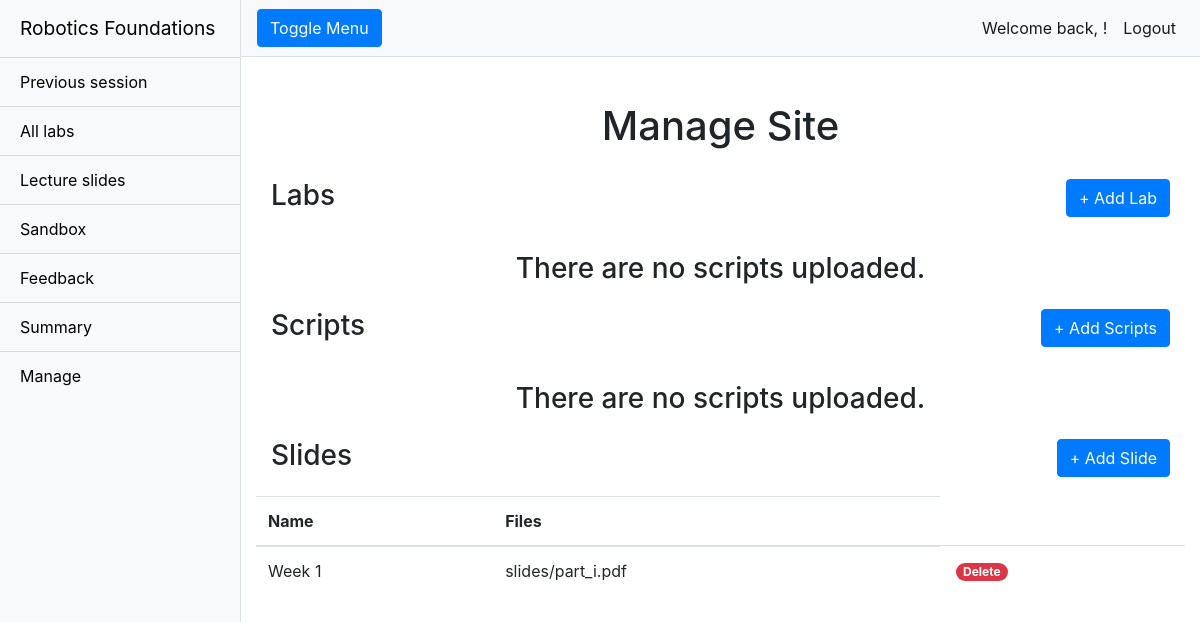
Before: /rfwa/managev2/ (signed in) with the older database file.
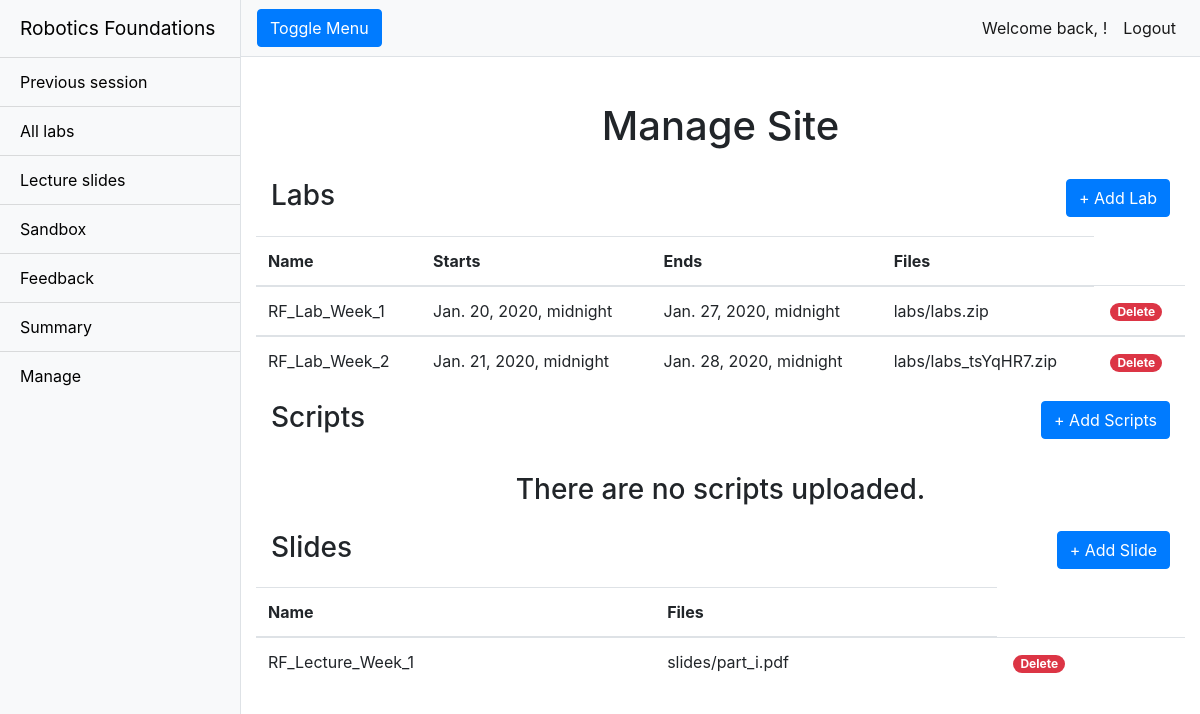
After: the same page with the newer database file.
### rfwa/models.py (models this page shows, shortened)
class Slide(models.Model):
    name = models.CharField(max_length = 128)
    lecture_Files = models.FileField(upload_to='slides/')
    slug = models.SlugField(primary_key = True, blank = True)

class Lab(models.Model):
    name = models.CharField(max_length = 128)
    description = models.TextField(max_length = 2048)
    open_Date = models.DateTimeField()
    close_Date = models.DateTimeField()
    lab_Files = models.FileField(upload_to='labs/')
    slug = models.SlugField(primary_key = True, blank = True)

### rfwa/views.py (the view)
# urls.py: path('managev2/', views.manage, name='manage'),
def manage(request):
    if request.user.is_superuser:
        labs = Lab.objects.order_by('open_Date')
        scripts = Script.objects.order_by('name')
        slides = Slide.objects.order_by('name')
        context_dict = {'labs':labs, 'scripts':scripts, 'slides':slides}
        return render(request, "rfwa/managev2.html", context_dict)
    else:
        return redirect("index")

### templates/rfwa/managev2.html (shortened to what this page needs)
{% extends "rfwa/base.html" %}
{% load static %}
{% block body_block %}
{% if user.is_superuser %}
<div class="container-fluid">
    <div class="row">
        <h1 class="col-12 text-center mt-4">Manage Site</h1>
    </div>
    <div class="table-group">
        <div class="title-group">
            <h1 class="col-12 text-left table-header">Labs
                <a class="rightside" href="{% url 'add_lab'%}"><button type="button" class="btn btn-primary">+ Add
                        Lab</button></a>
            </h1>
        </div>
        <table class="table table-hover">
            {% if labs %}
            <thead>
                <tr>
                    <th scope="col">Name</th>
                    <th scope="col">Starts</th>
                    <th scope="col">Ends</th>
                    <th scope="col">Files</th>
                </tr>
            </thead>
            {% for lab in labs %}
            <tbody>
                <tr>
                    <td>{{lab.name}}</td>
                    <td>{{lab.open_Date}}</td>
                    <td>{{lab.close_Date}}</td>
                    <td>{{lab.lab_Files}}</td>
                    <td><a class="btn-link text-white badge badge-danger badge-pill ml-1"
                        href="/rfwa/delete_lab/{{ lab.slug }}"
                        onclick="return confirm('Are you sure you wish to delete {{ lab.name }}?')">Delete</a></td>
                </tr>
            </tbody>
            {% endfor %}
            {% else %}
            <h3 class="text-center mt-3">There are no scripts uploaded.</h3>
            {% endif %}
        </table>
    </div>
    <div class="table-group">
        <div class="title-group">
            <h1 class="col-12 text-left table-header">Scripts
                <a class="rightside" href="{% url 'add_script'%}"><button type="button" class="btn btn-primary">+ Add
                        Scripts</button></a>
            </h1>
        </div>
        <table class="table table-hover">
            {% if scripts %}
            <thead>
                <tr>
                    <th scope="col">Name</th>
                    <th scope="col">Files</th>
                </tr>
            </thead>
            {% for script in scripts %}
            <tbody>
                <tr>
                    <td>{{script.name}}</td>
                    <td>{{script.script_Files}}</td>
                    <td><a class="btn-link text-white badge badge-danger badge-pill ml-1"
                        href="/rfwa/delete_lab/{{ lab.slug }}"
                        onclick="return confirm('Are you sure you wish to delete {{ lab.name }}?')">Delete</a></td>
                </tr>
            </tbody>
            {% endfor %}
            {% else %}
            <h3 class="text-center mt-3">There are no scripts uploaded.</h3>
            {% endif %}
        </table>
    </div>
    <div class="table-group">
        <div class="title-group">
            <h1 class="col-12 text-left table-header">Slides
                <a class="rightside" href="{% url 'add_slide'%}"><button type="button" class="btn btn-primary">+ Add
                        Slide</button></a>
            </h1>
        </div>
        <table class="table table-hover">
            {% if slides %}
            <thead>
                <tr>
                    <th scope="col">Name</th>
                    <th scope="col">Files</th>
                </tr>
            </thead>
            {% for slide in slides %}
            <tbody>
                <tr>
                    <td>{{slide.name}}</td>
                    <td>{{slide.lecture_Files}}</td>
                    <td><a class="btn-link text-white badge badge-danger badge-pill ml-1"
                        href="/rfwa/delete_lab/{{ lab.slug }}"
                        onclick="return confirm('Are you sure you wish to delete {{ lab.name }}?')">Delete</a></td>
                </tr>
            </tbody>
            {% endfor %}
            {% else %}
            <h3 class="text-center mt-3">There are no slides uploaded.</h3>
            {% endif %}
        </table>
    </div>
</div>
{% endif %}
{% endblock %}

### templates/rfwa/base.html (shortened to what this page needs)
<!DOCTYPE html>
{% load staticfiles %}
<html lang="en">
<head>
    <link href="{% static 'vendor/bootstrap/css/bootstrap.min.css' %}" rel="stylesheet">
    <link href="{% static 'css/simple-sidebar.css' %}" rel="stylesheet">
    <link href="{% static 'css/override.css' %}" rel="stylesheet">
</head>
<body>
    {% if user.is_authenticated %}
    <div class="d-flex" id="wrapper">
        <div class="bg-light border-right" id="sidebar-wrapper">
            <div class="sidebar-heading">Robotics Foundations </div>
            <div class="list-group list-group-flush">
                <a href="/rfwa/devpage/" class="list-group-item list-group-item-action bg-light">Previous
                    session</a>
                <a href="/rfwa/alllabs/" class="list-group-item list-group-item-action bg-light">All labs</a>
                <a href="/rfwa/lectureslides/" class="list-group-item list-group-item-action bg-light">Lecture
                    slides</a>
                <a href="/rfwa/sandbox/" class="list-group-item list-group-item-action bg-light">Sandbox</a>
                <a href="/rfwa/feedback/" class="list-group-item list-group-item-action bg-light">Feedback</a>
                <a href="/rfwa/summary/" class="list-group-item list-group-item-action bg-light">Summary</a>
                {% if user.is_superuser %}
                <a href="/rfwa/managev2/" class="list-group-item list-group-item-action bg-light">Manage</a>
                {% endif %}
            </div>
        </div>
        <div id="page-content-wrapper">
            <nav class="navbar navbar-expand-lg navbar-light bg-light border-bottom">
                <button class="btn btn-primary" id="menu-toggle">Toggle Menu</button>
                <div class="collapse navbar-collapse" id="navbarSupportedContent">
                    <ul class="navbar-nav ml-auto mt-2 mt-lg-0">
                        <li class="nav-item active">
                            <a class="nav-link"> Welcome back, {{ user.first_name }}! </a>
                        </li>
                        <li class="nav-item active">
                            <a class="nav-link" href="{% url 'logout' %}">Logout</a>
                        </li>
                    </ul>
                </div>
            </nav>
            {% block body_block %}
            {% endblock %}
        </div>
    </div>
    {% else %}
    <meta http-equiv='refresh' content="0; URL={% url 'login' %}">
    {% endif %}
</body>
</html>

### static/css/simple-sidebar.css (style rules this page uses)
body { overflow-x: hidden; }
#sidebar-wrapper { min-height: 100vh; margin-left: -15rem; -webkit-transition: margin .25s ease-out; -moz-transition: margin .25s ease-out; -o-transition: margin .25s ease-out; transition: margin .25s ease-out; }
#sidebar-wrapper .sidebar-heading { padding: 0.875rem 1.25rem; font-size: 1.2rem; }
#sidebar-wrapper .list-group { width: 15rem; }
#page-content-wrapper { min-width: 100vw; }
@media (min-width: 768px) { #sidebar-wrapper { margin-left: 0; } }
@media (min-width: 768px) { #page-content-wrapper { min-width: 0; width: 100%; } }

### static/css/override.css (style rules this page uses)
.mt-4 { text-align: center; vertical-align: middle; line-height: 90px; }

### templates/rfwa/base.html (style rules this page uses)
.bg-light { color: black; }

### templates/rfwa/managev2.html (style rules this page uses)
.title-group { padding-bottom: 15px; }
.table-header { font-size: 1.75rem; }
.rightside { float: right; }

Changed rows visible on the page:
removed Slide: name "Week 1", lecture_Files "slides/part_i.pdf"
added Lab: name "RF_Lab_Week_1", open_Date "Jan. 20, 2020, midnight", close_Date "Jan. 27, 2020, midnight", lab_Files "labs/labs.zip"
added Lab: name "RF_Lab_Week_2", open_Date "Jan. 21, 2020, midnight", close_Date "Jan. 28, 2020, midnight", lab_Files "labs/labs_tsYqHR7.zip"
added Slide: name "RF_Lecture_Week_1", lecture_Files "slides/part_i.pdf"
Other visible differences:
text no longer shown: "There are no scripts uploaded."
text now shown: "Name Starts Ends Files"
